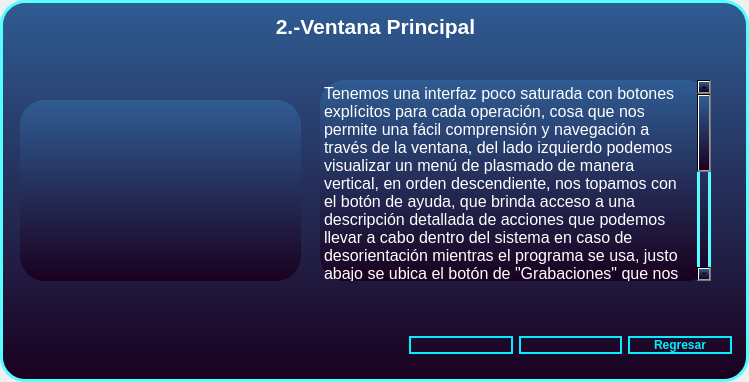
<?xml version="1.0" encoding="UTF-8"?>
<ui version="4.0">
 <class>Form</class>
 <widget class="QWidget" name="Form">
  <property name="geometry">
   <rect>
    <x>0</x>
    <y>0</y>
    <width>749</width>
    <height>382</height>
   </rect>
  </property>
  <property name="minimumSize">
   <size>
    <width>749</width>
    <height>382</height>
   </size>
  </property>
  <property name="maximumSize">
   <size>
    <width>749</width>
    <height>382</height>
   </size>
  </property>
  <property name="windowTitle">
   <string>Form</string>
  </property>
  <layout class="QHBoxLayout" name="horizontalLayout">
   <property name="spacing">
    <number>0</number>
   </property>
   <property name="leftMargin">
    <number>0</number>
   </property>
   <property name="topMargin">
    <number>0</number>
   </property>
   <property name="rightMargin">
    <number>0</number>
   </property>
   <property name="bottomMargin">
    <number>0</number>
   </property>
   <item>
    <widget class="QFrame" name="frame">
     <property name="minimumSize">
      <size>
       <width>749</width>
       <height>382</height>
      </size>
     </property>
     <property name="maximumSize">
      <size>
       <width>749</width>
       <height>382</height>
      </size>
     </property>
     <property name="styleSheet">
      <string notr="true">background-color: qlineargradient(spread:pad, x1:0, y1:0, x2:0, y2:1, stop:0 rgba(47, 92, 147, 255), stop:1 rgba(26, 0, 31, 255));
border-style: solid;
border-width: 3px;
border-color: rgb(85, 255, 255);
border-radius: 25;</string>
     </property>
     <property name="frameShape">
      <enum>QFrame::StyledPanel</enum>
     </property>
     <property name="frameShadow">
      <enum>QFrame::Raised</enum>
     </property>
     <widget class="QLabel" name="label">
      <property name="geometry">
       <rect>
        <x>20</x>
        <y>100</y>
        <width>281</width>
        <height>181</height>
       </rect>
      </property>
      <property name="styleSheet">
       <string notr="true">border: none;</string>
      </property>
      <property name="text">
       <string/>
      </property>
      <property name="pixmap">
       <pixmap>../icons/principal.png</pixmap>
      </property>
      <property name="scaledContents">
       <bool>true</bool>
      </property>
     </widget>
     <widget class="QFrame" name="btn_anterior2">
      <property name="geometry">
       <rect>
        <x>400</x>
        <y>320</y>
        <width>341</width>
        <height>51</height>
       </rect>
      </property>
      <property name="styleSheet">
       <string notr="true">QPushButton{
border-color: rgba(3, 239, 254, 1);
border-style: solid;
border-radius: 10;
border-width: 2px;
background-color: rgba(170, 169, 162, 0);
font:75 9pt &quot;Myanmar Text&quot;;
font: bold;
color: rgb(3,239,254);
}

QPushButton:hover{
background-color:rgba(3, 239, 254, 0.4);
font:75 10pt &quot;Myanmar Text&quot;;
font: bold;
color: rgb(3,239,254);
}
QFrame{
background-color: rgba(170, 169, 162, 0);
border: none;
}</string>
      </property>
      <property name="frameShape">
       <enum>QFrame::StyledPanel</enum>
      </property>
      <property name="frameShadow">
       <enum>QFrame::Raised</enum>
      </property>
      <layout class="QHBoxLayout" name="horizontalLayout_2">
       <item>
        <widget class="QPushButton" name="btn_volver1">
         <property name="text">
          <string/>
         </property>
         <property name="icon">
          <iconset>
           <normaloff>../icons/anterior.png</normaloff>../icons/anterior.png</iconset>
         </property>
         <property name="iconSize">
          <size>
           <width>20</width>
           <height>20</height>
          </size>
         </property>
        </widget>
       </item>
       <item>
        <widget class="QPushButton" name="btn_siguiente2">
         <property name="text">
          <string/>
         </property>
         <property name="icon">
          <iconset>
           <normaloff>../icons/siguiente.png</normaloff>../icons/siguiente.png</iconset>
         </property>
         <property name="iconSize">
          <size>
           <width>20</width>
           <height>20</height>
          </size>
         </property>
        </widget>
       </item>
       <item>
        <widget class="QPushButton" name="btn_cerrarAyuda">
         <property name="text">
          <string>Regresar</string>
         </property>
         <property name="icon">
          <iconset>
           <normaloff>../icons/regresar.png</normaloff>../icons/regresar.png</iconset>
         </property>
        </widget>
       </item>
      </layout>
     </widget>
     <widget class="QTextBrowser" name="textBrowser">
      <property name="geometry">
       <rect>
        <x>0</x>
        <y>10</y>
        <width>751</width>
        <height>41</height>
       </rect>
      </property>
      <property name="styleSheet">
       <string notr="true">background-color: rgb(0,0,0,0);
border: none;</string>
      </property>
      <property name="html">
       <string>&lt;!DOCTYPE HTML PUBLIC &quot;-//W3C//DTD HTML 4.0//EN&quot; &quot;http://www.w3.org/TR/REC-html40/strict.dtd&quot;&gt;
&lt;html&gt;&lt;head&gt;&lt;meta name=&quot;qrichtext&quot; content=&quot;1&quot; /&gt;&lt;style type=&quot;text/css&quot;&gt;
p, li { white-space: pre-wrap; }
&lt;/style&gt;&lt;/head&gt;&lt;body style=&quot; font-family:'MS Shell Dlg 2'; font-size:8.25pt; font-weight:400; font-style:normal;&quot;&gt;
&lt;p align=&quot;center&quot; style=&quot; margin-top:0px; margin-bottom:0px; margin-left:0px; margin-right:0px; -qt-block-indent:0; text-indent:0px;&quot;&gt;&lt;span style=&quot; font-size:16pt; font-weight:600; color:#ffffff;&quot;&gt;2.-Ventana Principal&lt;/span&gt;&lt;/p&gt;&lt;/body&gt;&lt;/html&gt;</string>
      </property>
     </widget>
     <widget class="QTextBrowser" name="textBrowser_2">
      <property name="geometry">
       <rect>
        <x>320</x>
        <y>80</y>
        <width>391</width>
        <height>201</height>
       </rect>
      </property>
      <property name="styleSheet">
       <string notr="true">color: white;
border: none;</string>
      </property>
      <property name="html">
       <string>&lt;!DOCTYPE HTML PUBLIC &quot;-//W3C//DTD HTML 4.0//EN&quot; &quot;http://www.w3.org/TR/REC-html40/strict.dtd&quot;&gt;
&lt;html&gt;&lt;head&gt;&lt;meta name=&quot;qrichtext&quot; content=&quot;1&quot; /&gt;&lt;style type=&quot;text/css&quot;&gt;
p, li { white-space: pre-wrap; }
&lt;/style&gt;&lt;/head&gt;&lt;body style=&quot; font-family:'MS Shell Dlg 2'; font-size:8.25pt; font-weight:400; font-style:normal;&quot;&gt;
&lt;p style=&quot; margin-top:0px; margin-bottom:0px; margin-left:0px; margin-right:0px; -qt-block-indent:0; text-indent:0px;&quot;&gt;&lt;span style=&quot; font-size:12pt;&quot;&gt;Tenemos una interfaz poco saturada con botones explícitos para cada operación, cosa que nos permite una fácil comprensión y navegación a través de la ventana, del lado izquierdo podemos visualizar un menú de plasmado de manera vertical, en orden descendiente, nos topamos con el botón de ayuda, que brinda acceso a una descripción detallada de acciones que podemos llevar a cabo dentro del sistema en caso de desorientación mientras el programa se usa, justo abajo se ubica el botón de &amp;quot;Grabaciones&amp;quot; que nos dará acceso a la carpeta donde se encuentran las tomas de video que se han llevado a cabo por la cámara, en última instancia, el botón de &amp;quot;Cerrar sesión&amp;quot;, finalizará nuestra intervención en el sistema y nos lleva justo a la ventana de inicio de sesión.&lt;/span&gt;&lt;/p&gt;
&lt;p style=&quot; margin-top:0px; margin-bottom:0px; margin-left:0px; margin-right:0px; -qt-block-indent:0; text-indent:0px;&quot;&gt;&lt;span style=&quot; font-size:12pt;&quot;&gt;  En la parte inferior de la interfaz están los controles manuales de grabación de la cámara, de derecha a izquierda se ubican el botón de &amp;quot;Inicio de grabación&amp;quot;,&amp;quot;Detener grabación&amp;quot; y &amp;quot;Tomar foto&amp;quot;, Justo arriba de estos, podremos observar en tiempo real la imagen que nos comparte la cámara de vigilancia.&lt;/span&gt;&lt;/p&gt;&lt;/body&gt;&lt;/html&gt;</string>
      </property>
     </widget>
    </widget>
   </item>
  </layout>
 </widget>
 <resources/>
 <connections/>
</ui>
